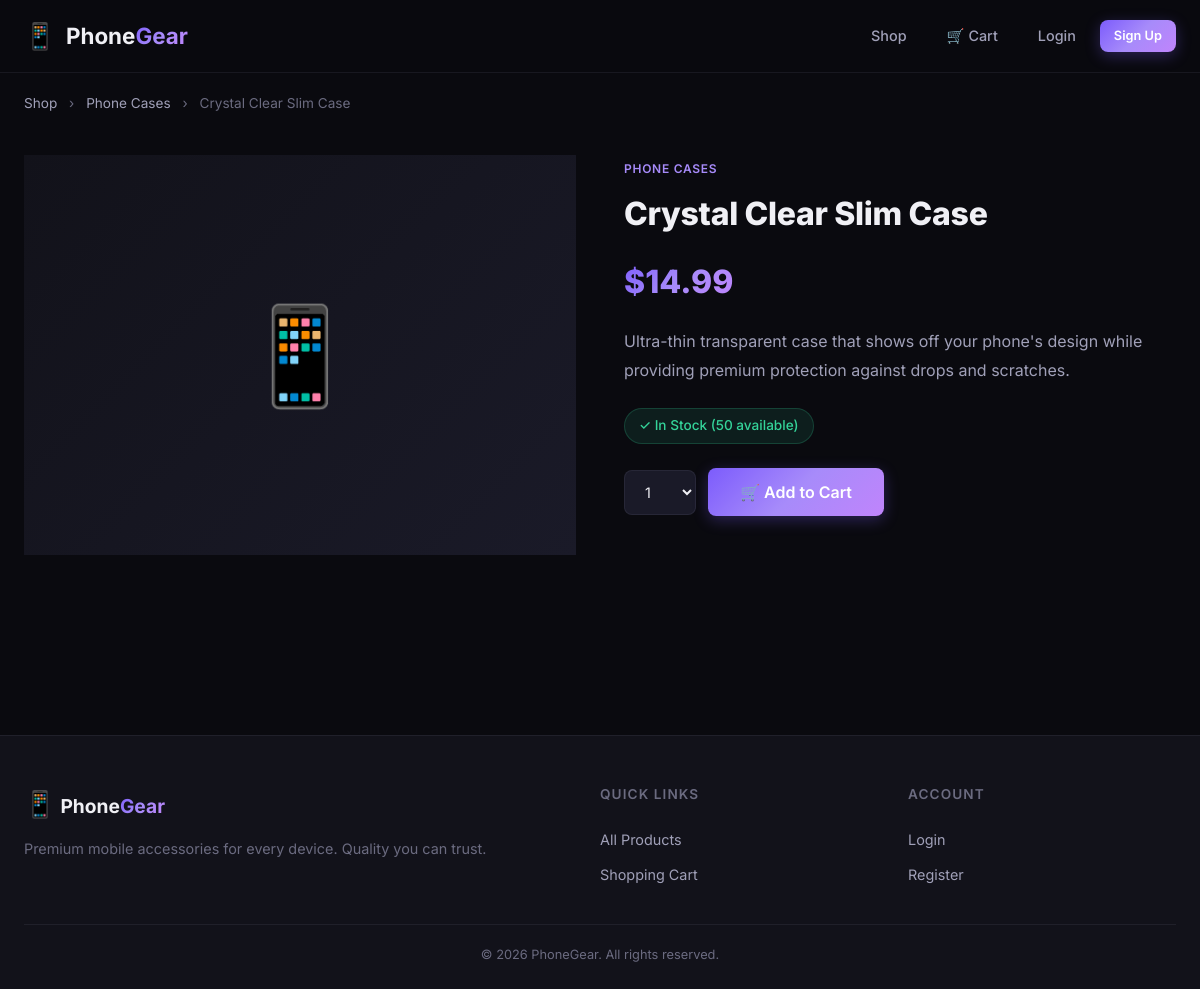
The page /product/1/crystal-clear-slim-case/ on the database its author committed.
### shop/models.py (models this page shows, shortened)
class Product(models.Model):
    category = models.ForeignKey(Category, related_name='products', on_delete=models.CASCADE)
    name = models.CharField(max_length=200)
    slug = models.SlugField(max_length=200, unique=True)
    image = models.ImageField(upload_to='products/%Y/%m/%d', blank=True, null=True)
    description = models.TextField(blank=True)
    price = models.DecimalField(max_digits=10, decimal_places=2)
    stock = models.PositiveIntegerField(default=0)
    available = models.BooleanField(default=True)
    created = models.DateTimeField(auto_now_add=True)
    updated = models.DateTimeField(auto_now=True)
    class Meta:
        ordering = ('name',)

class Category(models.Model):
    name = models.CharField(max_length=200)
    slug = models.SlugField(max_length=200, unique=True)
    class Meta:
        ordering = ('name',)
        verbose_name = 'category'
        verbose_name_plural = 'categories'

### shop/views.py (the view)
# urls.py: path('product/<int:id>/<slug:slug>/', views.product_detail, name='product_detail'),
def product_detail(request, id, slug):
    product = get_object_or_404(Product, id=id, slug=slug, available=True)
    cart_product_form = CartAddProductForm()
    return render(request, 'shop/product_detail.html', {
        'product': product,
        'cart_product_form': cart_product_form,
    })

### shop/forms.py
class CartAddProductForm(forms.Form):
    quantity = forms.TypedChoiceField(
        choices=PRODUCT_QUANTITY_CHOICES,
        coerce=int,
        widget=forms.Select(attrs={'class': 'form-select'})
    )
    override = forms.BooleanField(
        required=False,
        initial=False,
        widget=forms.HiddenInput
    )

### shop/cart.py (called while the page is built)
    def __len__(self):
        return sum(item['quantity'] for item in self.cart.values())

### shop/context_processors.py (called while the page is built)
def cart_context(request):
    return {'cart': Cart(request)}

### shop/templates/shop/product_detail.html (shortened to what this page needs)
{% extends "base.html" %}
{% block content %}
<div class="container">
    <div class="breadcrumb">
        <a href="{% url 'shop:product_list' %}">Shop</a>
        <span class="breadcrumb-sep">›</span>
        <a href="{% url 'shop:product_list_by_category' product.category.slug %}">{{ product.category.name }}</a>
        <span class="breadcrumb-sep">›</span>
        <span>{{ product.name }}</span>
    </div>
    <div class="product-detail">
        <div class="product-detail-image">
            {% if product.image %}
                <img src="{{ product.image.url }}" alt="{{ product.name }}">
            {% else %}
                <div class="product-image-placeholder large">
                    <span>📱</span>
                </div>
            {% endif %}
        </div>
        <div class="product-detail-info">
            <span class="product-category">{{ product.category.name }}</span>
            <h1 class="product-detail-name">{{ product.name }}</h1>
            <span class="product-detail-price">${{ product.price }}</span>
            {% if product.description %}
                <p class="product-description">{{ product.description }}</p>
            {% endif %}
            <div class="product-meta">
                {% if product.stock > 0 %}
                    <span class="stock-badge in-stock">✓ In Stock ({{ product.stock }} available)</span>
                {% else %}
                    <span class="stock-badge out-of-stock">✕ Out of Stock</span>
                {% endif %}
            </div>
            {% if product.stock > 0 %}
            <form action="{% url 'shop:cart_add' product.id %}" method="post" class="add-to-cart-form">
                {{ cart_product_form.quantity }}
                <button type="submit" class="btn btn-primary btn-lg" id="add-to-cart-btn">
                    🛒 Add to Cart
                </button>
            </form>
            {% endif %}
        </div>
    </div>
</div>
{% endblock %}

### static/css/style.css (style rules this page uses)
:root { --bg-primary: #0a0a0f; --bg-secondary: #12121a; --bg-card: #1a1a28; --bg-card-hover: #22223a; --bg-glass: rgba(26, 26, 40, 0.7); --text-primary: #f0f0f5; --text-secondary: #a0a0b8; --text-muted: #6b6b80; --accent-primary: #7c5cfc; --accent-secondary: #a78bfa; --accent-gradient: linear-gradient(135deg, #7c5cfc, #a78bfa, #c084fc); --accent-glow: rgba(124, 92, 252, 0.3); --success: #34d399; --warning: #fbbf24; --danger: #f87171; --border-color: rgba(160, 160, 184, 0.1); --border-hover: rgba(160, 160, 184, 0.2); --radius-sm: 8px; --radius-md: 12px; --radius-lg: 16px; --radius-xl: 24px; --shadow-sm: 0 2px 8px rgba(0, 0, 0, 0.3); --shadow-md: 0 4px 24px rgba(0, 0, 0, 0.4); --shadow-lg: 0 8px 48px rgba(0, 0, 0, 0.5); --shadow-glow: 0 0 40px rgba(124, 92, 252, 0.15); --transition: all 0.3s cubic-bezier(0.4, 0, 0.2, 1); --transition-fast: all 0.15s ease; }
*, *::before, *::after { margin: 0; padding: 0; box-sizing: border-box; }
html { scroll-behavior: smooth; }
body { font-family: 'Inter', -apple-system, BlinkMacSystemFont, sans-serif; background-color: var(--bg-primary); color: var(--text-primary); line-height: 1.6; min-height: 100vh; -webkit-font-smoothing: antialiased; }
a { text-decoration: none; color: inherit; }
.container { max-width: 1200px; margin: 0 auto; padding: 0 24px; }
.btn { display: inline-flex; align-items: center; justify-content: center; gap: 8px; padding: 10px 24px; border-radius: var(--radius-sm); font-family: inherit; font-weight: 600; font-size: 0.9rem; border: none; cursor: pointer; transition: var(--transition); text-decoration: none; }
.btn-primary { background: var(--accent-gradient); color: white; box-shadow: 0 4px 15px var(--accent-glow); }
.btn-lg { padding: 14px 32px; font-size: 1rem; }
.product-image-placeholder { width: 100%; height: 100%; display: flex; align-items: center; justify-content: center; font-size: 4rem; background: linear-gradient(135deg, var(--bg-secondary), var(--bg-card)); }
.product-image-placeholder.large { min-height: 400px; font-size: 6rem; }
.product-category { font-size: 0.75rem; text-transform: uppercase; letter-spacing: 0.06em; color: var(--accent-secondary); font-weight: 600; margin-bottom: 6px; }
.breadcrumb { padding: 20px 0; font-size: 0.85rem; color: var(--text-muted); }
.breadcrumb a { color: var(--text-secondary); transition: var(--transition); }
.breadcrumb-sep { margin: 0 8px; color: var(--text-muted); }
.product-detail { display: grid; grid-template-columns: 1fr 1fr; gap: 48px; padding: 20px 0 60px; }
.product-detail-name { font-size: 2rem; font-weight: 800; margin: 8px 0 16px; letter-spacing: -0.01em; }
.product-detail-price { font-size: 2rem; font-weight: 800; background: var(--accent-gradient); -webkit-background-clip: text; -webkit-text-fill-color: transparent; background-clip: text; display: inline-block; margin-bottom: 20px; }
.product-description { color: var(--text-secondary); line-height: 1.8; margin-bottom: 24px; }
.product-meta { margin-bottom: 24px; }
.stock-badge { display: inline-flex; align-items: center; gap: 6px; padding: 6px 14px; border-radius: 20px; font-size: 0.85rem; font-weight: 500; }
.stock-badge.in-stock { background: rgba(52, 211, 153, 0.1); color: var(--success); border: 1px solid rgba(52, 211, 153, 0.2); }
.add-to-cart-form { display: flex; gap: 12px; align-items: center; }
.form-select { padding: 12px 16px; border-radius: var(--radius-sm); background: var(--bg-card); color: var(--text-primary); border: 1px solid var(--border-color); font-family: inherit; font-size: 0.9rem; cursor: pointer; transition: var(--transition); }

### rows shown on the page
Product: category.name "Phone Cases", name "Crystal Clear Slim Case", category.name "PHONE CASES", price "14.99", description "Ultra-thin transparent case that shows off your phone's design while providing premium protection against drops and scratches.", stock "50"
